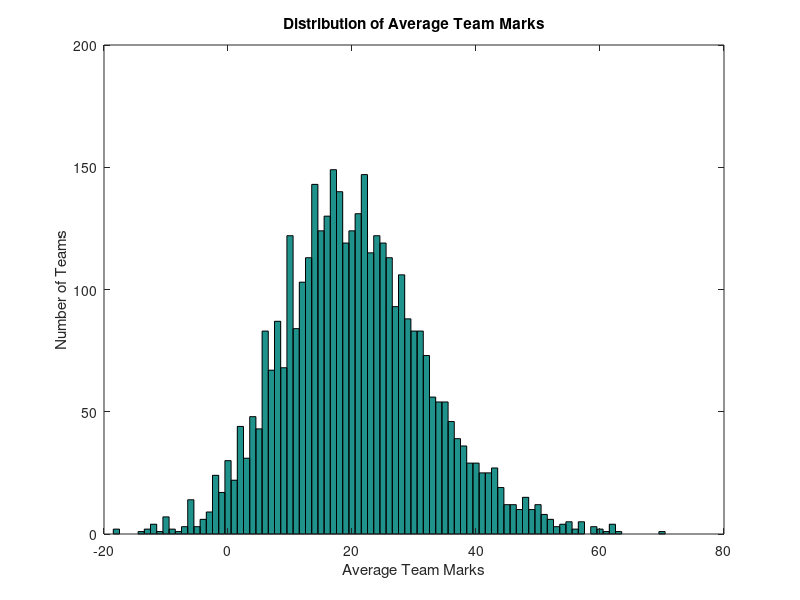

Write the MATLAB code that produced this figure.

% For plotting the distribution of Average marks

% Query used:
% select avg(marks_scored)
% from teammemberdetail A join test_start_details B on(A.id = B.team_member_id)
% group by teamId
% order by teamId;

% Result of Query was exported to AverageMarks.csv

close all;
clear;
clc;

% Read the data
fprintf("\n\nReading the data...\n");
X = csvread('AverageMarks.csv')
fprintf("Data Read.\n");

% Find the Average and Standard Deviation
fprintf("\n\nFinding Mean and Standard Deviation...\n");
avgMarks = mean(X);
stdDev = std(X);
fprintf("Average Marks per Team = %f\n", avgMarks);
fprintf("Standard Deviation = %f\n", stdDev);

% Find minimum and maximum
fprintf("\n\nFinding minimum and maximum marks...\n");
minMarks = min(X);
maxMarks = max(X);
fprintf("Minimum Marks = %f\n", minMarks);
fprintf("Maximum Marks = %f\n", maxMarks);

% Plot the data
y=minMarks:maxMarks
fprintf("\n\nPlotting the data...\n");
hist(X, [minMarks:maxMarks]);
xlabel("Average Team Marks");
ylabel("Number of Teams");
title("Distribution of Average Team Marks");
%print("2015 Selection Test.png", "-dpng")
fprintf("Done plotting.\n\n\n");
